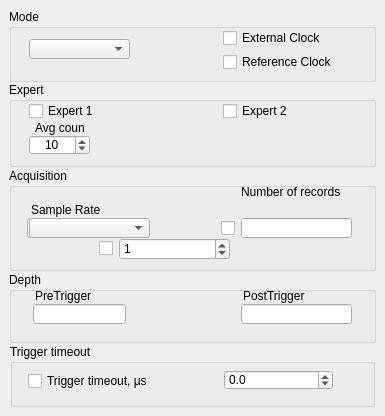
   <widget class="QWidget" name="tabAcquisition">
    <attribute name="title">
     <string>Acquisition</string>
    </attribute>
    <widget class="QGroupBox" name="formGroupBox_Expert">
     <property name="geometry">
      <rect>
       <x>9</x>
       <y>82</y>
       <width>367</width>
       <height>85</height>
      </rect>
     </property>
     <property name="title">
      <string>Expert</string>
     </property>
     <widget class="QSpinBox" name="spinBox_AvgCount">
      <property name="geometry">
       <rect>
        <x>20</x>
        <y>53</y>
        <width>61</width>
        <height>20</height>
       </rect>
      </property>
      <property name="maximumSize">
       <size>
        <width>100</width>
        <height>16777215</height>
       </size>
      </property>
      <property name="alignment">
       <set>Qt::AlignCenter</set>
      </property>
      <property name="maximum">
       <number>1024</number>
      </property>
      <property name="value">
       <number>10</number>
      </property>
     </widget>
     <widget class="QLabel" name="label_7">
      <property name="geometry">
       <rect>
        <x>26</x>
        <y>38</y>
        <width>50</width>
        <height>16</height>
       </rect>
      </property>
      <property name="text">
       <string>Avg count</string>
      </property>
     </widget>
     <widget class="QCheckBox" name="ckbExpert2">
      <property name="geometry">
       <rect>
        <x>214</x>
        <y>20</y>
        <width>133</width>
        <height>18</height>
       </rect>
      </property>
      <property name="text">
       <string>Expert 2</string>
      </property>
     </widget>
     <widget class="QCheckBox" name="ckbExpert1">
      <property name="geometry">
       <rect>
        <x>20</x>
        <y>20</y>
        <width>127</width>
        <height>18</height>
       </rect>
      </property>
      <property name="text">
       <string>Expert 1</string>
      </property>
     </widget>
    </widget>
    <widget class="QGroupBox" name="formGroupBox_Acquisition">
     <property name="geometry">
      <rect>
       <x>9</x>
       <y>168</y>
       <width>367</width>
       <height>103</height>
      </rect>
     </property>
     <property name="sizePolicy">
      <sizepolicy hsizetype="Preferred" vsizetype="Preferred">
       <horstretch>0</horstretch>
       <verstretch>0</verstretch>
      </sizepolicy>
     </property>
     <property name="sizeIncrement">
      <size>
       <width>5</width>
       <height>5</height>
      </size>
     </property>
     <property name="title">
      <string>Acquisition</string>
     </property>
     <widget class="QLabel" name="label_SampleRate">
      <property name="geometry">
       <rect>
        <x>22</x>
        <y>34</y>
        <width>101</width>
        <height>16</height>
       </rect>
      </property>
      <property name="text">
       <string>Sample Rate</string>
      </property>
     </widget>
     <widget class="QLabel" name="label_8">
      <property name="geometry">
       <rect>
        <x>232</x>
        <y>16</y>
        <width>109</width>
        <height>16</height>
       </rect>
      </property>
      <property name="text">
       <string>Number of records</string>
      </property>
     </widget>
     <widget class="QLineEdit" name="txtExternalClock">
      <property name="geometry">
       <rect>
        <x>18</x>
        <y>50</y>
        <width>121</width>
        <height>20</height>
       </rect>
      </property>
      <property name="maximumSize">
       <size>
        <width>150</width>
        <height>16777215</height>
       </size>
      </property>
      <property name="maxLength">
       <number>45</number>
      </property>
     </widget>
     <widget class="QComboBox" name="cbxSampleRate">
      <property name="geometry">
       <rect>
        <x>20</x>
        <y>50</y>
        <width>121</width>
        <height>20</height>
       </rect>
      </property>
      <property name="sizePolicy">
       <sizepolicy hsizetype="Ignored" vsizetype="Fixed">
        <horstretch>0</horstretch>
        <verstretch>0</verstretch>
       </sizepolicy>
      </property>
      <property name="maximumSize">
       <size>
        <width>150</width>
        <height>16777215</height>
       </size>
      </property>
     </widget>
     <widget class="QLineEdit" name="txtNbrRecords">
      <property name="geometry">
       <rect>
        <x>232</x>
        <y>50</y>
        <width>111</width>
        <height>20</height>
       </rect>
      </property>
      <property name="maximumSize">
       <size>
        <width>150</width>
        <height>16777215</height>
       </size>
      </property>
      <property name="maxLength">
       <number>45</number>
      </property>
     </widget>
     <widget class="QCheckBox" name="ckbNbrRecords">
      <property name="geometry">
       <rect>
        <x>212</x>
        <y>52</y>
        <width>16</width>
        <height>17</height>
       </rect>
      </property>
      <property name="text">
       <string/>
      </property>
     </widget>
     <widget class="QCheckBox" name="checkBox_DisplaySingleSeg">
      <property name="geometry">
       <rect>
        <x>90</x>
        <y>72</y>
        <width>16</width>
        <height>17</height>
       </rect>
      </property>
      <property name="text">
       <string/>
      </property>
     </widget>
     <widget class="QDoubleSpinBox" name="dblSpinBox_CurrSeg">
      <property name="geometry">
       <rect>
        <x>110</x>
        <y>70</y>
        <width>111</width>
        <height>22</height>
       </rect>
      </property>
      <property name="correctionMode">
       <enum>QAbstractSpinBox::CorrectToNearestValue</enum>
      </property>
      <property name="decimals">
       <number>0</number>
      </property>
      <property name="maximum">
       <double>100000000000.000000000000000</double>
      </property>
      <property name="value">
       <double>1.000000000000000</double>
      </property>
     </widget>
    </widget>
    <widget class="QGroupBox" name="groupBox_Depth">
     <property name="geometry">
      <rect>
       <x>9</x>
       <y>272</y>
       <width>367</width>
       <height>71</height>
      </rect>
     </property>
     <property name="title">
      <string>Depth</string>
     </property>
     <widget class="QLabel" name="label_5">
      <property name="geometry">
       <rect>
        <x>26</x>
        <y>16</y>
        <width>65</width>
        <height>16</height>
       </rect>
      </property>
      <property name="text">
       <string>PreTrigger</string>
      </property>
     </widget>
     <widget class="QLabel" name="label_6">
      <property name="geometry">
       <rect>
        <x>234</x>
        <y>16</y>
        <width>73</width>
        <height>16</height>
       </rect>
      </property>
      <property name="text">
       <string>PostTrigger</string>
      </property>
     </widget>
     <widget class="QLineEdit" name="txtPreTrigger">
      <property name="enabled">
       <bool>true</bool>
      </property>
      <property name="geometry">
       <rect>
        <x>24</x>
        <y>32</y>
        <width>93</width>
        <height>20</height>
       </rect>
      </property>
     </widget>
     <widget class="QLineEdit" name="txtPostTrigger">
      <property name="geometry">
       <rect>
        <x>232</x>
        <y>32</y>
        <width>111</width>
        <height>20</height>
       </rect>
      </property>
     </widget>
    </widget>
    <widget class="QGroupBox" name="formGroupBox_Mode">
     <property name="geometry">
      <rect>
       <x>9</x>
       <y>9</y>
       <width>367</width>
       <height>73</height>
      </rect>
     </property>
     <property name="title">
      <string>Mode</string>
     </property>
     <widget class="QComboBox" name="cbxMode">
      <property name="geometry">
       <rect>
        <x>20</x>
        <y>30</y>
        <width>101</width>
        <height>20</height>
       </rect>
      </property>
      <property name="sizePolicy">
       <sizepolicy hsizetype="Ignored" vsizetype="Ignored">
        <horstretch>0</horstretch>
        <verstretch>0</verstretch>
       </sizepolicy>
      </property>
      <property name="editable">
       <bool>false</bool>
      </property>
     </widget>
     <widget class="QCheckBox" name="ckbExternalClock">
      <property name="geometry">
       <rect>
        <x>214</x>
        <y>20</y>
        <width>105</width>
        <height>18</height>
       </rect>
      </property>
      <property name="text">
       <string>External Clock</string>
      </property>
     </widget>
     <widget class="QCheckBox" name="ckbReferenceClock">
      <property name="geometry">
       <rect>
        <x>214</x>
        <y>44</y>
        <width>121</width>
        <height>18</height>
       </rect>
      </property>
      <property name="text">
       <string>Reference Clock</string>
      </property>
     </widget>
    </widget>
    <widget class="QGroupBox" name="groupBox_TrigTimeout">
     <property name="geometry">
      <rect>
       <x>10</x>
       <y>344</y>
       <width>365</width>
       <height>63</height>
      </rect>
     </property>
     <property name="title">
      <string>Trigger timeout</string>
     </property>
     <widget class="QCheckBox" name="ckbTriggerTimeOut">
      <property name="geometry">
       <rect>
        <x>18</x>
        <y>28</y>
        <width>129</width>
        <height>18</height>
       </rect>
      </property>
      <property name="text">
       <string>Trigger timeout, μs</string>
      </property>
     </widget>
     <widget class="QDoubleSpinBox" name="dblSpinBox_TriggerTimeout">
      <property name="geometry">
       <rect>
        <x>214</x>
        <y>26</y>
        <width>109</width>
        <height>20</height>
       </rect>
      </property>
      <property name="specialValueText">
       <string extracomment="Infinite"/>
      </property>
      <property name="decimals">
       <number>1</number>
      </property>
      <property name="minimum">
       <double>-1.000000000000000</double>
      </property>
      <property name="maximum">
       <double>1000000000.000000000000000</double>
      </property>
      <property name="singleStep">
       <double>0.100000000000000</double>
      </property>
     </widget>
    </widget>
    <zorder>groupBox_TrigTimeout</zorder>
    <zorder>formGroupBox_Expert</zorder>
    <zorder>formGroupBox_Acquisition</zorder>
    <zorder>groupBox_Depth</zorder>
    <zorder>formGroupBox_Mode</zorder>
   </widget>
